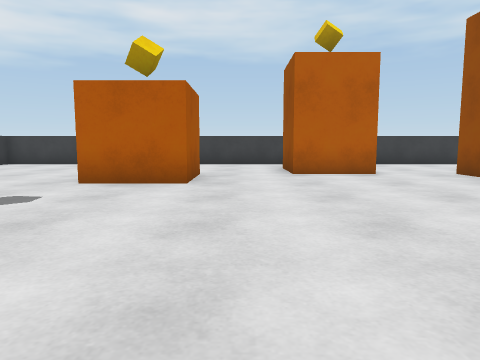
[1] (above)

19 first-person views from a walk through a Unity game level. The camera is 0.72 m above the floor, tilts 6° down and sees 70° across. The floor is counted in squares, 1 m on a side. Each view is taken from the middle of a square. On the plan, view 1 faces up. The plan holds only what a view shows up to about 11 squares ahead; the rest is blank. The player is left out.

[2]
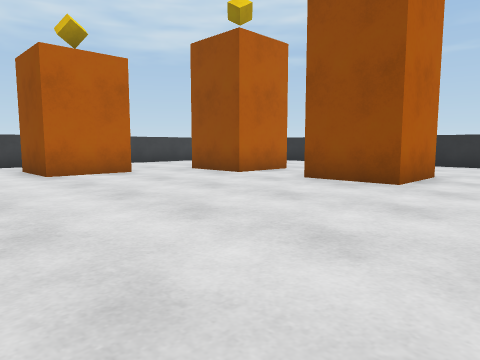

[3]
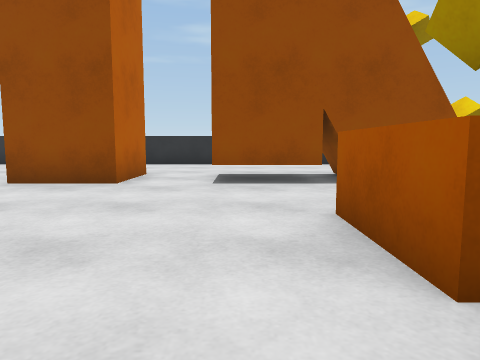

[4]
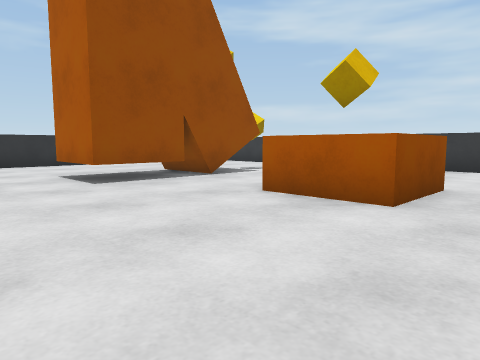

[5]
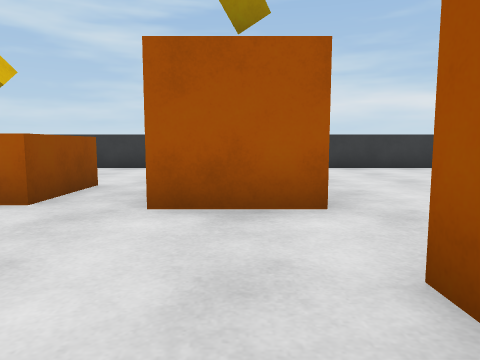

[6]
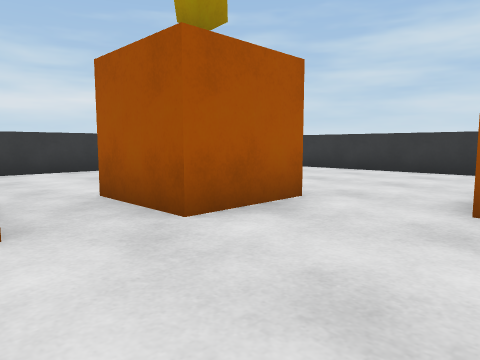

[7]
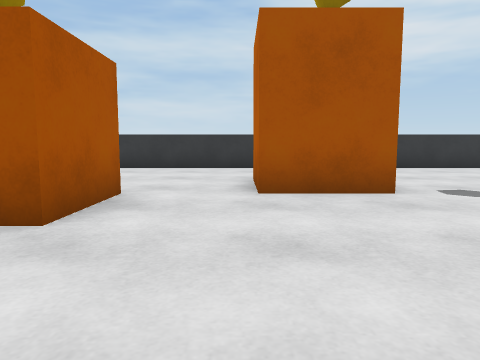

[8]
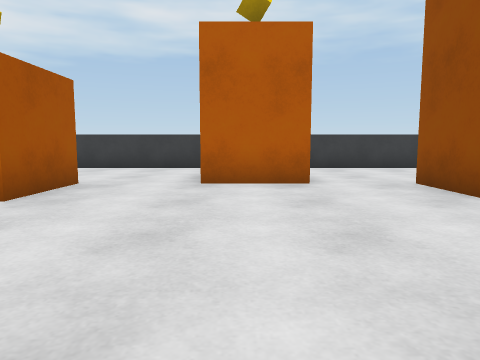

[9]
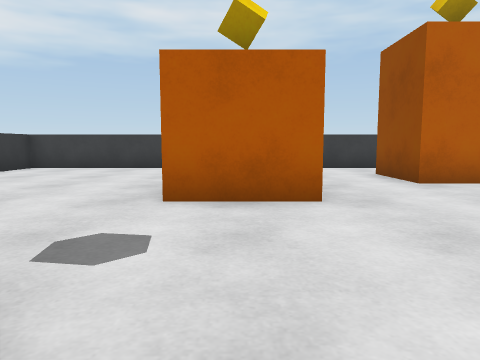

[10]
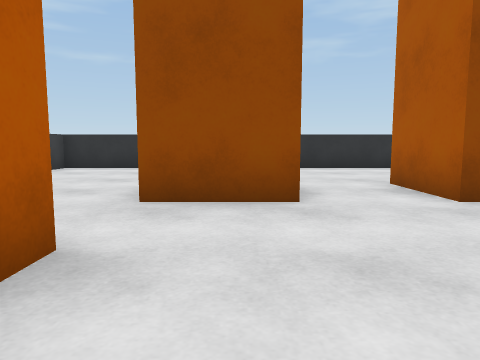

[11]
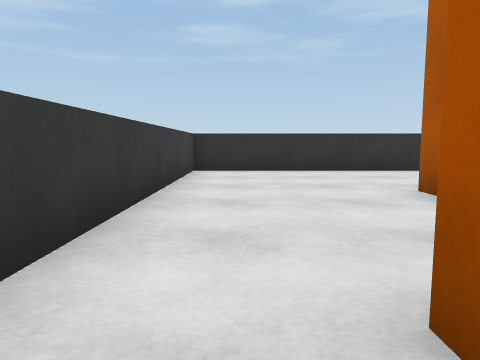

[12]
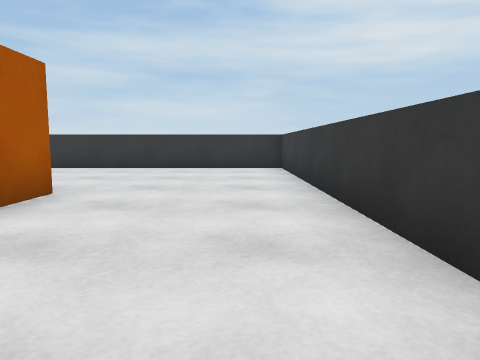

[13]
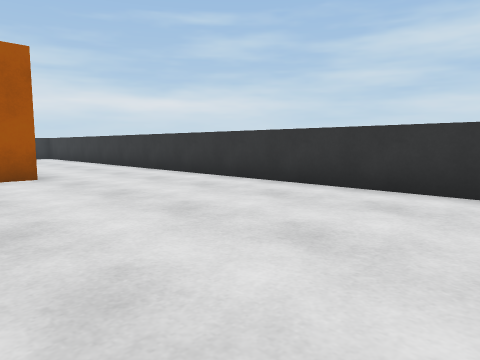

[14]
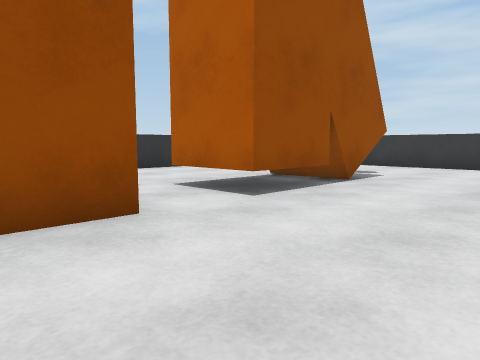

[15]
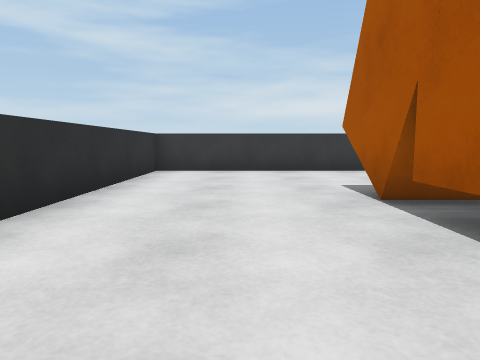

[16]
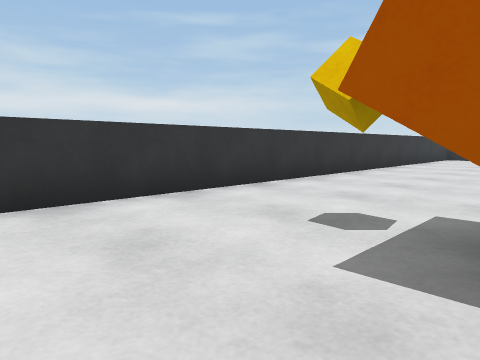

[17]
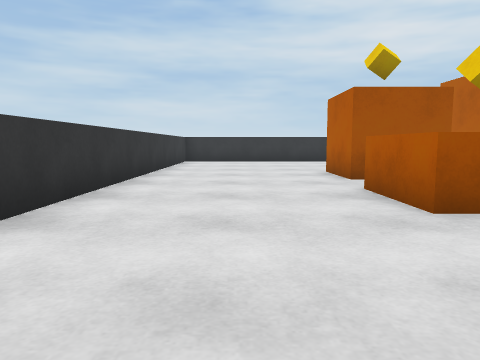

[18]
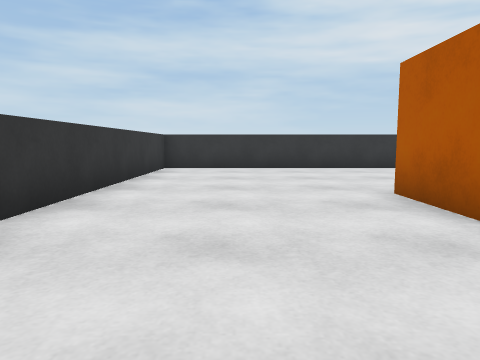

[19]
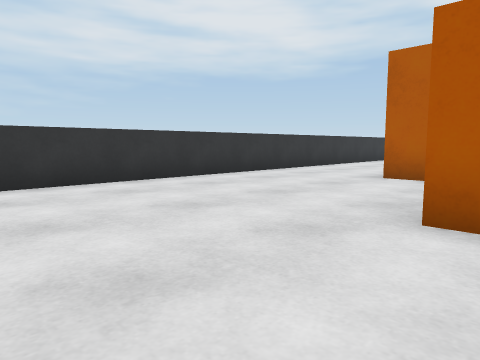

### Floor plan
Key: @ floor where view 1 was taken; # wall or solid block; . floor; ^ raised ledge; T thing the floor can be seen under or through; C cube.
Columns run from 9 left of view 1 to 12 right of it. Each row starts with its distance up from view 1.
 13 ######################
 12 #....................#
 11 #....................#
 10 #..........##........#
  9 #..........##........#
  8 #.....###.....###....#
  7 #.....###.....###....#
  6 #....................#
  5 #....................#
  4 #.............###....#
  3 #...###.......###....#
  2 #...###..............#
  1 #....................#
  0 #........@....TTT....#
 -1 #.....###.CC..T T....#
 -2 #.....###.CC..TTT....#
 -3 #.........^^..T #....#
 -4 #.............###....#
 -5 #....................#
 -6 #....................#
 -7 #....................#
 -8 ######################

Positions as (right, up) in squares from view 1, and headings:
1: (0, 0), facing up
2: (-1, 0), facing up-right
3: (-1, 0), facing right
4: (-1, 3), facing down-right
5: (-2, 3), facing down
6: (1, 2), facing down-left
7: (2, 1), facing left
8: (2, 2), facing up
9: (-2, 2), facing up
10: (1, 7), facing right
11: (2, 11), facing right
12: (2, 11), facing left
13: (-3, 11), facing down-left
14: (2, 4), facing down-right
15: (9, 2), facing down
16: (9, -3), facing down-left
17: (6, -5), facing left
18: (2, -5), facing left
19: (-2, -6), facing up-left
